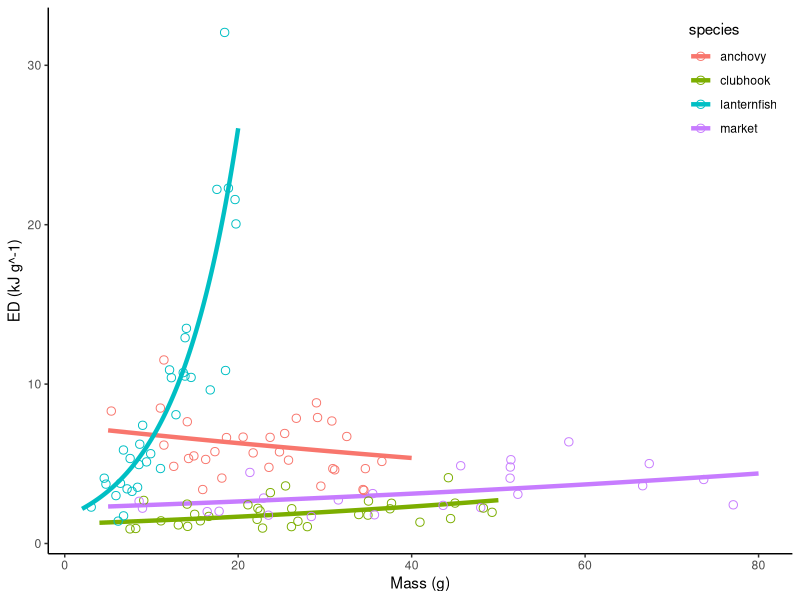

Reproduce this figure in R.
library(tidyverse)

set.seed(123)

# Sample size
n <- 120

# Species and their size ranges
species <- c("anchovy", "clubhook", "lanternfish", "market")
size_range <- list(anchovy = c(5, 40),
                   clubhook = c(4, 50),
                   lanternfish = c(2, 20),
                   market = c(5, 80))

# Coefficients for simulation

# ed ("true" energy density)

# This specifies ed is Gamma-distributed with a log link to the linear
# predictor. Contrast this with Gaussian regression on log-transformed ed. X is
# the design matrix (intercept, species, mass, mass * species; anchovy is the
# reference level)

# ed ~ Gamma(shape, rate)
# shape = inverse_phi
# rate = inverse_phi / mu
# mu = exp(X * betas)
# betas[1] ~ Cauchy(0, 10)
# betas[2:] ~ Cauchy(0, 2.5)
# inverse_phi ~ Exponential(1)

ed_betas <- c(intercept = 2,
              clubhook = -1.8,
              lanternfish = -1.5,
              market = -1.2,
              mass = -0.008,
              mass_clubhook = 0.024,
              mass_lanternfish = 0.146,
              mass_market = 0.0165)
ed_invphi = 10

expected_ed <- function(s, m) {
  exp(model.matrix(~ s * m) %*% ed_betas)
}
simulate_ed <- function(s, m) {
  mu <- expected_ed(s, m)
  rgamma(n = length(s), shape = ed_invphi, rate = ed_invphi / mu)
}

# Simulate data
fish <- tibble(
  species = sample(species, size = n, replace = TRUE),
  mass_g = runif(n,
                 min = map_dbl(species, \(s) size_range[[s]][1]),
                 max = map_dbl(species, \(s) size_range[[s]][2])),
  ed_kjg = simulate_ed(species, mass_g)
)

fish_expected <- expand_grid(
  species = species,
  mass_frac = seq(0, 1, length.out = 100)
) %>%
  mutate(
    mass_g = map2_dbl(
      species,
      mass_frac,
      \(s, f) (size_range[[s]][2] - size_range[[s]][1]) * f + size_range[[s]][1]
    ),
    ed_kjg = expected_ed(species, mass_g)
  )
ggplot(fish, aes(mass_g, ed_kjg, color = species)) +
  geom_line(data = fish_expected, linewidth = 1.5) +
  geom_point(shape = 21, size = 2.5) +
  labs(x = "Mass (g)",
       y = "ED (kJ g^-1)") +
  theme_classic() +
  theme(legend.position = "inside",
        legend.position.inside = c(0.99, 0.99),
        legend.justification = c(1, 1))
